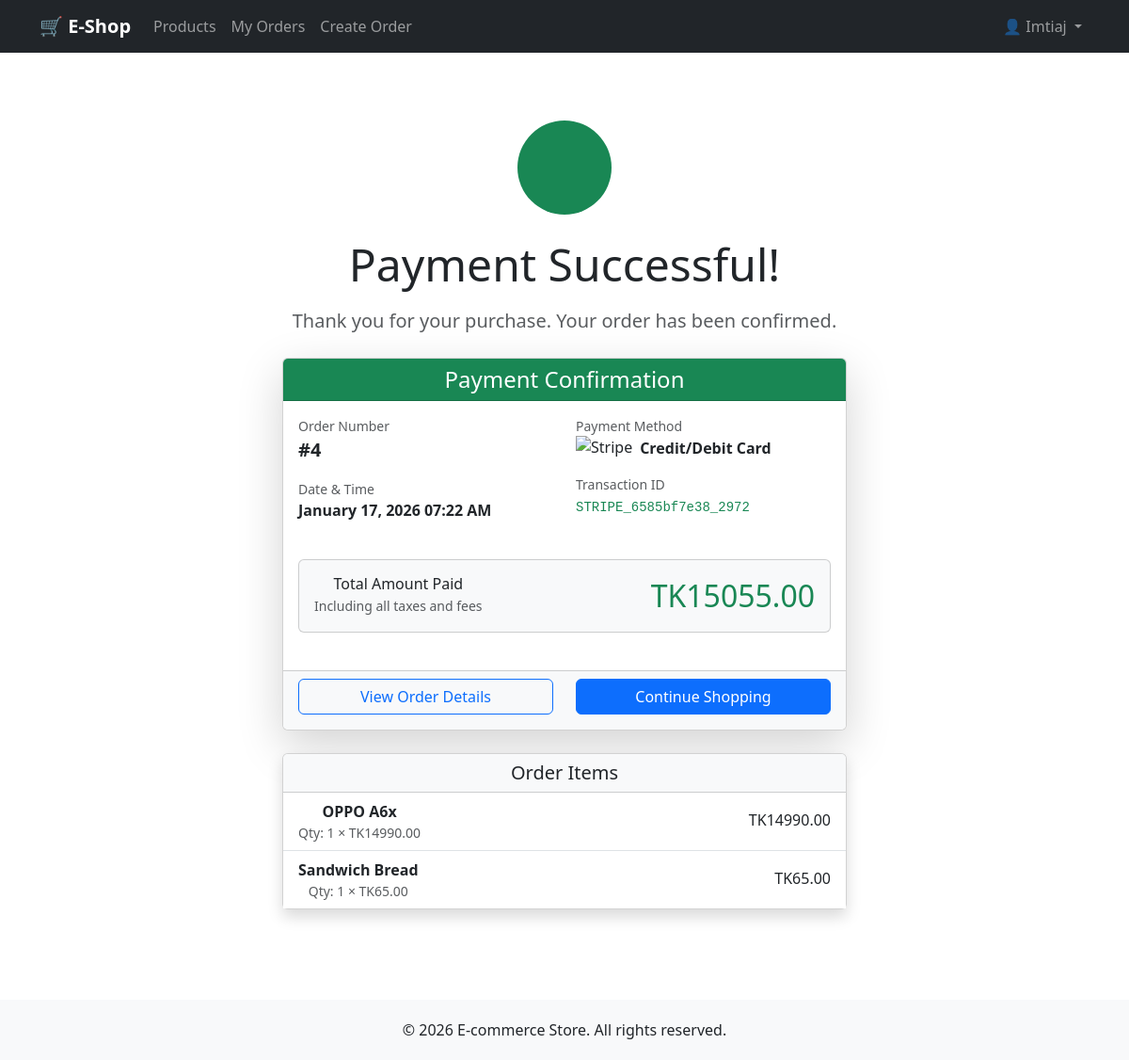
/payments/success/2/ (signed in), run on the app's committed database.
### users/models.py (models this page shows, shortened)
class User(AbstractUser):
    email = models.EmailField(unique=True)
    phone = models.CharField(max_length=14, blank=True)
    address = models.TextField(blank=True)
    created_at = models.DateTimeField(auto_now_add=True)
    updated_at = models.DateTimeField(auto_now=True)

### orders/models.py (models this page shows, shortened)
class Order(models.Model):
    STATUS_CHOICES = (
        ('pending', 'Pending'),
        ('paid', 'Paid'),
        ('canceled', 'Canceled'),
    )
    user = models.ForeignKey(User, on_delete=models.CASCADE)
    total_amount = models.DecimalField(max_digits=12, decimal_places=2)
    status = models.CharField(max_length=20, choices=STATUS_CHOICES, default='pending')
    created_at = models.DateTimeField(auto_now_add=True)
    updated_at = models.DateTimeField(auto_now=True)
    class Meta:
        db_table = 'orders'

class OrderItem(models.Model):
    order = models.ForeignKey(Order, on_delete=models.CASCADE, related_name='items')
    product = models.ForeignKey(Product, on_delete=models.PROTECT)
    quantity = models.IntegerField(default=1)
    price = models.DecimalField(max_digits=10, decimal_places=2)
    subtotal = models.DecimalField(max_digits=10, decimal_places=2)
    class Meta:
        db_table = 'order_items'

### payments/models.py (models this page shows, shortened)
class Payment(models.Model):
    PROVIDER_CHOICES = (
        ('stripe', 'Stripe'),
        ('bkash', 'bKash'),
    )
    STATUS_CHOICES = (
        ('pending', 'Pending'),
        ('success', 'Success'),
        ('failed', 'Failed'),
    )
    order = models.ForeignKey(Order, on_delete=models.CASCADE)
    provider = models.CharField(max_length=20, choices=PROVIDER_CHOICES)
    transaction_id = models.CharField(max_length=255, unique=True)
    status = models.CharField(max_length=20, choices=STATUS_CHOICES, default='pending')
    amount = models.DecimalField(max_digits=12, decimal_places=2)
    raw_response = models.JSONField(null=True, blank=True)
    created_at = models.DateTimeField(auto_now_add=True)
    updated_at = models.DateTimeField(auto_now=True)
    class Meta:
        db_table = 'payments'

### products/models.py (models this page shows, shortened)
class Product(models.Model):
    STATUS_CHOICES = (
        ('active', 'Active'),
        ('inactive', 'Inactive'),
    )
    name = models.CharField(max_length=200)
    sku = models.CharField(max_length=50, unique=True)
    description = models.TextField()
    price = models.DecimalField(max_digits=10, decimal_places=2)
    stock = models.IntegerField(default=0)
    status = models.CharField(max_length=20, choices=STATUS_CHOICES, default='active')
    category = models.ForeignKey(Category, on_delete=models.SET_NULL,
                                 null=True, related_name='products')
    created_at = models.DateTimeField(auto_now_add=True)
    updated_at = models.DateTimeField(auto_now=True)

### payments/views.py (the view)
# urls.py: path('success/<int:payment_id>/', views.payment_success, name='payment_success'),
@login_required
def payment_success(request, payment_id):
    payment = get_object_or_404(Payment, id=payment_id)
    if payment.status == 'success':
        for item in payment.order.items.all():
            if item.product.stock <= 0:
                item.product.stock = 0
                item.product.save()
    return render(request, 'payments/success.html', {
        'order': payment.order,
        'payment': payment
    })

### payments/templates/payments/success.html (shortened to what this page needs)
{% extends 'base.html' %}
{% block content %}
<div class="text-center py-5">
    <div class="mb-4">
        <div class="success-icon rounded-circle bg-success d-inline-flex align-items-center justify-content-center"
             style="width: 100px; height: 100px;">
        </div>
    </div>
    <h1 class="display-5 mb-3">Payment Successful!</h1>
    <p class="lead text-muted mb-4">Thank you for your purchase. Your order has been confirmed.</p>
    <div class="card shadow-lg mx-auto" style="max-width: 600px;">
        <div class="card-header bg-success text-white">
            <h4 class="mb-0"> Payment Confirmation</h4>
        </div>
        <div class="card-body">
            <div class="row text-start mb-4">
                <div class="col-md-6">
                    <div class="mb-3">
                        <small class="text-muted d-block">Order Number</small>
                        <strong class="fs-5">#{{ order.id }}</strong>
                    </div>
                    <div class="mb-3">
                        <small class="text-muted d-block">Date & Time</small>
                        <strong>{{ payment.created_at|date:"F d, Y H:i A" }}</strong>
                    </div>
                </div>
                <div class="col-md-6">
                    <div class="mb-3">
                        <small class="text-muted d-block">Payment Method</small>
                        <div class="d-flex align-items-center">
                            {% if payment.provider == 'stripe' %}
                            <img src="https://cdn-icons-png.flaticon.com/512/5968/5968382.png" alt="Stripe" height="25" class="me-2">
                            <strong>Credit/Debit Card</strong>
                            {% else %}
                            <img src="https://download.logo.wine/logo/BKash/BKash-Icon2-Logo.wine.png" alt="bKash" height="25" class="me-2">
                            <strong>bKash</strong>
                            {% endif %}
                        </div>
                    </div>
                    <div class="mb-3">
                        <small class="text-muted d-block">Transaction ID</small>
                        <code class="text-success">{{ payment.transaction_id }}</code>
                    </div>
                </div>
            </div>
            <div class="card bg-light mb-4">
                <div class="card-body">
                    <div class="d-flex justify-content-between align-items-center">
                        <div>
                            <h6 class="mb-0">Total Amount Paid</h6>
                            <small class="text-muted">Including all taxes and fees</small>
                        </div>
                        <div class="text-end">
                            <h2 class="text-success mb-0">TK{{ payment.amount }}</h2>
                        </div>
                    </div>
                </div>
            </div>
        </div>
        <div class="card-footer bg-light">
            <div class="row">
                <div class="col-md-6 mb-2">
                    <a href="{% url 'order_detail' order.id %}" class="btn btn-outline-primary w-100">
                         View Order Details
                    </a>
                </div>
                <div class="col-md-6">
                    <a href="{% url 'product_list' %}" class="btn btn-primary w-100">
                         Continue Shopping
                    </a>
                </div>
            </div>
        </div>
    </div>
    <div class="card shadow mt-4 mx-auto" style="max-width: 600px;">
        <div class="card-header bg-light">
            <h5 class="mb-0">Order Items</h5>
        </div>
        <div class="card-body p-0">
            <div class="list-group list-group-flush">
                {% for item in order.items.all %}
                <div class="list-group-item">
                    <div class="d-flex justify-content-between align-items-center">
                        <div>
                            <strong>{{ item.product.name }}</strong>
                            <div class="text-muted small">Qty: {{ item.quantity }} × TK{{ item.price }}</div>
                        </div>
                        <span class="h6 mb-0">TK{{ item.subtotal }}</span>
                    </div>
                </div>
                {% endfor %}
            </div>
        </div>
    </div>
</div>
{% endblock %}

### templates/base.html (shortened to what this page needs)
<!DOCTYPE html>
<html lang="en">
<head>
    <link href="https://cdn.jsdelivr.net/npm/bootstrap@5.3.0/dist/css/bootstrap.min.css" rel="stylesheet">
</head>
<body>
    <nav class="navbar navbar-expand-lg navbar-dark bg-dark">
        <div class="container">
            <a class="navbar-brand" href="{% url 'product_list' %}">🛒 E-Shop</a>
            <div class="collapse navbar-collapse" id="navbarNav">
                <ul class="navbar-nav me-auto">
                    <li class="nav-item">
                        <a class="nav-link" href="{% url 'product_list' %}">Products</a>
                    </li>
                    {% if user.is_authenticated %}
                    <li class="nav-item">
                        <a class="nav-link" href="{% url 'order_list' %}">My Orders</a>
                    </li>
                    <li class="nav-item">
                        <a class="nav-link" href="{% url 'create_order' %}">Create Order</a>
                    </li>
                    {% endif %}
                </ul>
                <ul class="navbar-nav">
                    {% if user.is_authenticated %}
                    <li class="nav-item dropdown">
                        <a class="nav-link dropdown-toggle" href="#" id="navbarDropdown" role="button" data-bs-toggle="dropdown">
                            👤 {{ user.username }}
                        </a>
                    </li>
                    {% endif %}
                </ul>
            </div>
        </div>
    </nav>
    <main class="container my-4">
        {% block content %}{% endblock %}
    </main>
    <footer class="footer mt-5">
        <div class="container text-center">
            <p class="mb-0">© 2026 E-commerce Store. All rights reserved.</p>
        </div>
    </footer>
</body>
</html>

### templates/base.html (style rules this page uses)
.navbar-brand { font-weight: bold; }
.card { transition: transform 0.2s; }
.footer { background-color: #f8f9fa; padding: 20px 0; margin-top: 40px; }

### data on the page
User: username "Imtiaj"
Order: id "4"
Payment: created_at "January 17, 2026 07:22 AM", transaction_id "STRIPE_6585bf7e38_2972", amount "15055.00"
OrderItem: product.name "OPPO A6x", quantity "1", price "14990.00", subtotal "14990.00"
OrderItem: product.name "Sandwich Bread", quantity "1", price "65.00", subtotal "65.00"
